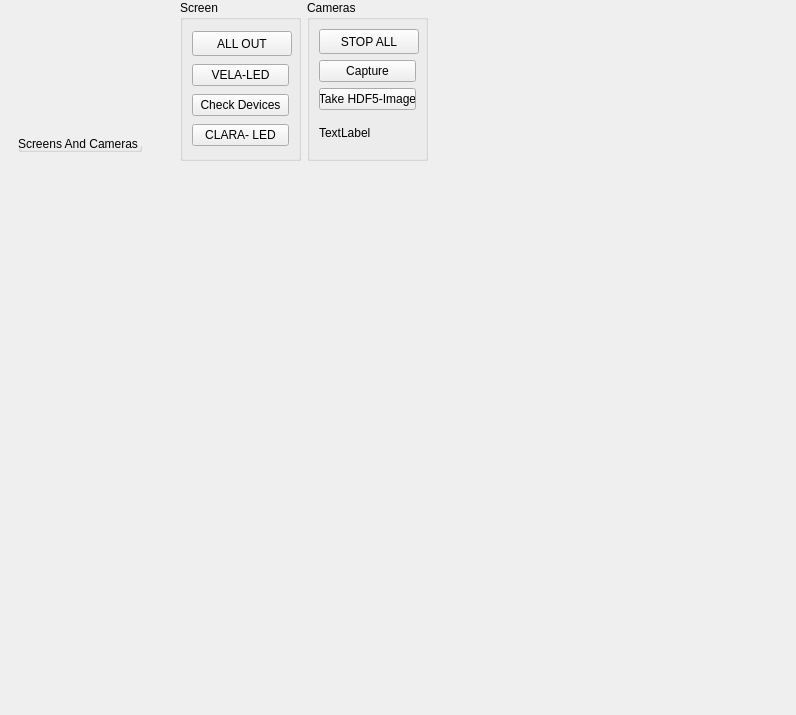
<?xml version="1.0" encoding="UTF-8"?>
<ui version="4.0">
 <class>screen_status_view</class>
 <widget class="QMainWindow" name="screen_status_view">
  <property name="geometry">
   <rect>
    <x>0</x>
    <y>0</y>
    <width>796</width>
    <height>715</height>
   </rect>
  </property>
  <property name="windowTitle">
   <string>Screen State</string>
  </property>
  <widget class="QWidget" name="centralwidget">
   <widget class="QWidget" name="widget" native="true">
    <property name="geometry">
     <rect>
      <x>9</x>
      <y>9</y>
      <width>142</width>
      <height>149</height>
     </rect>
    </property>
    <widget class="QGroupBox" name="groupBox">
     <property name="geometry">
      <rect>
       <x>9</x>
       <y>127</y>
       <width>124</width>
       <height>16</height>
      </rect>
     </property>
     <property name="title">
      <string>Screens And Cameras</string>
     </property>
    </widget>
   </widget>
   <widget class="QWidget" name="">
    <property name="geometry">
     <rect>
      <x>180</x>
      <y>0</y>
      <width>248</width>
      <height>161</height>
     </rect>
    </property>
    <layout class="QHBoxLayout" name="horizontalLayout">
     <item>
      <widget class="QGroupBox" name="groupBox_2">
       <property name="title">
        <string>Screen</string>
       </property>
       <layout class="QVBoxLayout" name="verticalLayout">
        <item>
         <widget class="QPushButton" name="allout_Button">
          <property name="minimumSize">
           <size>
            <width>100</width>
            <height>25</height>
           </size>
          </property>
          <property name="text">
           <string>ALL OUT</string>
          </property>
         </widget>
        </item>
        <item>
         <widget class="QPushButton" name="vela_led_button">
          <property name="text">
           <string>VELA-LED</string>
          </property>
         </widget>
        </item>
        <item>
         <widget class="QPushButton" name="checkDevices_Button">
          <property name="text">
           <string>Check Devices</string>
          </property>
         </widget>
        </item>
        <item>
         <widget class="QPushButton" name="clara_led_button">
          <property name="text">
           <string>CLARA- LED</string>
          </property>
         </widget>
        </item>
       </layout>
      </widget>
     </item>
     <item>
      <widget class="QGroupBox" name="groupBox_3">
       <property name="title">
        <string>Cameras</string>
       </property>
       <layout class="QVBoxLayout" name="verticalLayout_2">
        <item>
         <widget class="QPushButton" name="stopButton">
          <property name="minimumSize">
           <size>
            <width>100</width>
            <height>25</height>
           </size>
          </property>
          <property name="text">
           <string>STOP ALL</string>
          </property>
         </widget>
        </item>
        <item>
         <widget class="QPushButton" name="pushButton">
          <property name="text">
           <string>Capture</string>
          </property>
         </widget>
        </item>
        <item>
         <widget class="QPushButton" name="pushButton_2">
          <property name="text">
           <string>Take HDF5-Image</string>
          </property>
         </widget>
        </item>
        <item>
         <widget class="QLabel" name="label">
          <property name="text">
           <string>TextLabel</string>
          </property>
         </widget>
        </item>
       </layout>
      </widget>
     </item>
    </layout>
   </widget>
  </widget>
  <widget class="QMenuBar" name="menuBar">
   <property name="geometry">
    <rect>
     <x>0</x>
     <y>0</y>
     <width>796</width>
     <height>21</height>
    </rect>
   </property>
  </widget>
 </widget>
 <resources/>
 <connections/>
</ui>
